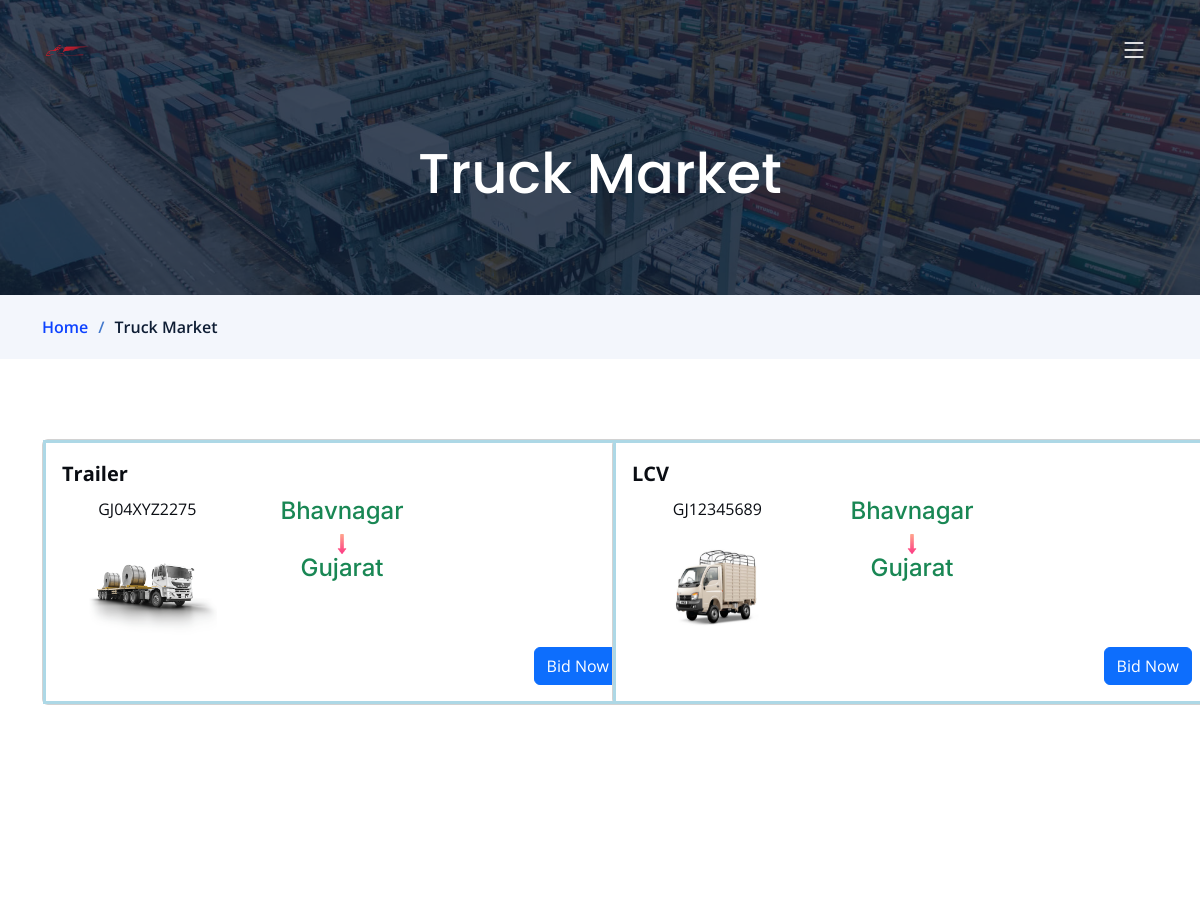
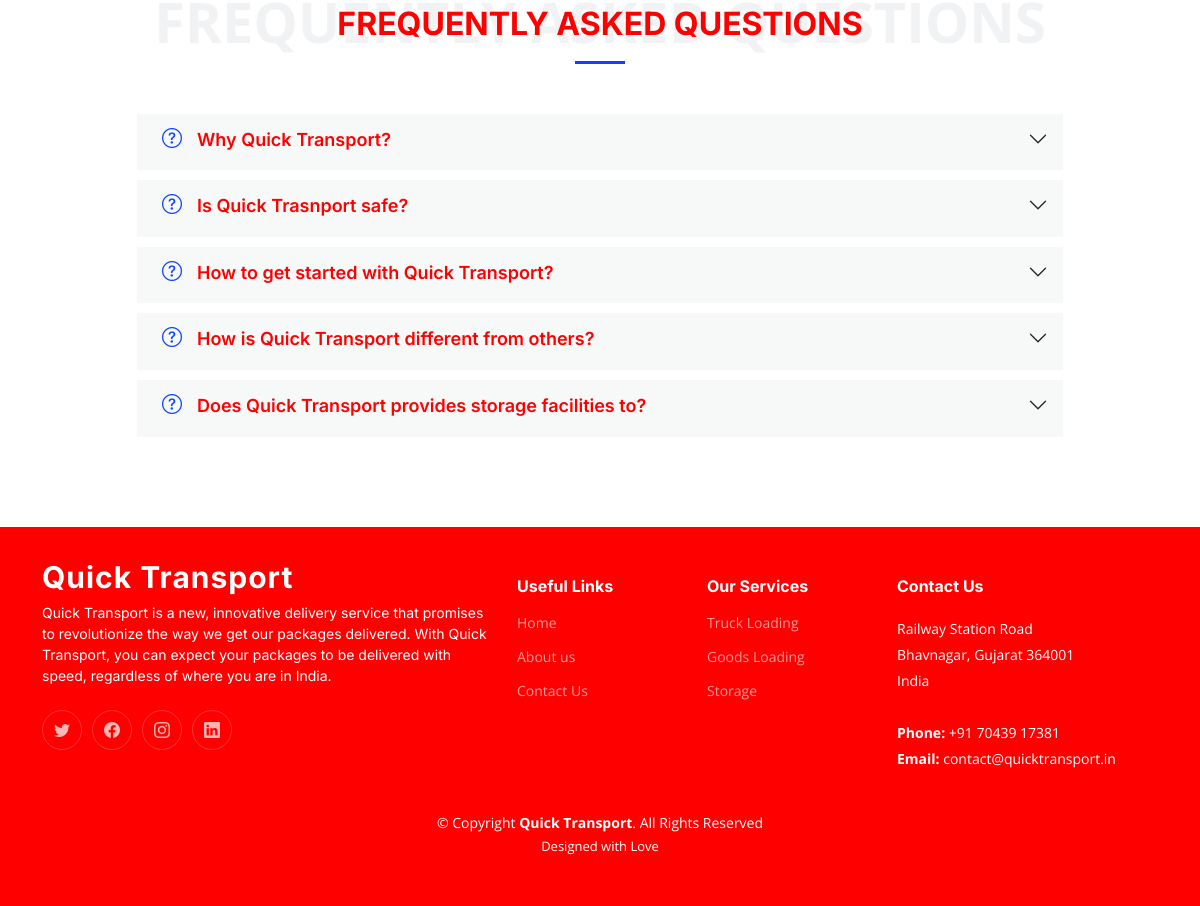
Screenshot of /truckloading.php with the database file from the repository (2 pictures, top to bottom).
### tables this page shows
CREATE TABLE `truck` (
  `id` int(5) NOT NULL,
  `vno` varchar(20) NOT NULL,
  `vloca` varchar(350) NOT NULL,
  `vroute` varchar(1000) NOT NULL,
  `truck` varchar(25) NOT NULL,
  `tbody` varchar(20) NOT NULL,
  `ttyre` varchar(3) NOT NULL,
  `cbody` varchar(25) NOT NULL,
  `ctonne24` varchar(5) DEFAULT NULL,
  `ctonne32` varchar(5) DEFAULT NULL,
  `ctonne32m` varchar(5) DEFAULT NULL,
  `trbody` varchar(25) NOT NULL,
  `htyres` varchar(5) NOT NULL,
  `htonne10` varchar(5) NOT NULL,
  `htonne12` varchar(5) NOT NULL,
  `htonne14` varchar(5) NOT NULL,
  `lcap` varchar(5) NOT NULL,
  `tanbody` varchar(25) NOT NULL,
  `tancap` varchar(10) NOT NULL,
  `postdate` date DEFAULT NULL,
  `username` varchar(50) NOT NULL,
  `lockstatus` varchar(10) NOT NULL,
  `hire` varchar(8) NOT NULL
);

### truckloading.php (the view, shortened to what this page needs)
<?php
	include("header.php");
	$table=mysqli_query($conn,"select * from truck where lockstatus='Approve' and hire='Unhired'");
  @$temp=mysqli_query($conn,"select bname from register where email='".$_SESSION['user']."'");
  $r=mysqli_fetch_array($temp);
  @$bsname=$r[0];
?>
<!DOCTYPE html>
<html lang="en">
<head>
  <link href="assets/vendor/bootstrap/css/bootstrap.min.css" rel="stylesheet">
  <link href="assets/vendor/bootstrap-icons/bootstrap-icons.css" rel="stylesheet">
  <link href="assets/vendor/fontawesome-free/css/all.min.css" rel="stylesheet">
  <link href="assets/vendor/glightbox/css/glightbox.min.css" rel="stylesheet">
  <link href="assets/vendor/swiper/swiper-bundle.min.css" rel="stylesheet">
  <link href="assets/vendor/aos/aos.css" rel="stylesheet">
  <link href="assets/css/main.css" rel="stylesheet">
</head>
<body>
  <main id="main">
    <div class="breadcrumbs">
      <div class="page-header d-flex align-items-center" style="background-image: url('assets/img/page-header.jpg');">
        <div class="container position-relative">
          <div class="row d-flex justify-content-center">
            <div class="col-lg-6 text-center">
              <h2>Truck Market</h2>
            </div>
          </div>
        </div>
      </div>
      <nav>
        <div class="container">
          <ol>
            <li><a href="index.html">Home</a></li>
            <li>Truck Market</li>
          </ol>
        </div>
      </nav>
    </div>
    <section class="sample-page">
      <div class="container">
        <?php
            $i=0;
            echo "<div class='row'>";
            while($row=mysqli_fetch_array($table))
            {
                if($row['truck']=="Truck")
                  $imgpath = "login/users/img/truck.jpg";
                else if($row['truck']=="Container")
                  $imgpath = "login/users/img/container.jpg";
                else if($row['truck']=="Trailer")
                  $imgpath = "login/users/img/trailer.png";
                else if($row['truck']=="Hyva")
                  $imgpath = "login/users/img/hyva.jpg";
                else if($row['truck']=="LCV")
                  $imgpath = "login/users/img/lcv.jpg";
                else if($row['truck']=="Tanker")
                  $imgpath = "login/users/img/tanker.jpg";
                echo "<div class='col-6'>";
                echo "<div class='card text-end' style='width: 600px;'>";
                echo "<div class='card-body' style='border:3px solid lightblue'>";
                echo "<p class='card-title' align='left' style='font-size:20px;'><b> $row[truck]</b></p>";
                @$fstate=strtok($row['vroute']," ");
                echo "<div class='row'>
                        <div class='col-4 text-center'> <p class='card-text'>$row[vno]</p> <img class='img=fluid' height='100px' width='140px' style='margin-bottom:10px;' src='$imgpath'>
                        </div>
                        <div class='col-4 text-center'>
                          <h4 class='card-text text-success'>$row[vloca]</h4>
                          <img src='assets/img/arrow.png' class='img-fluid' height='20px' width='20px'>
                          <h4 class='card-text text-success'>$fstate</h4>
                        </div>
                       <div class='col-4 text-center'>
                       </div>
                      </div>
                        <h5 class='card-text' style='float:left;'>$bsname</h5>";
                        if(!empty($_SESSION['user'])){
                          echo"<a href='truckbid.php?id=$row[0]' class='btn btn-primary'>Bid Now</a>";}
                        else{
                          echo"<a href='register.html' class='btn btn-primary'>Bid Now</a>";}
                echo "</div>";
                echo "</div>";
                echo "</div>";
                $i++;
                if($i%2==0)
                {
                  echo "</div>";
                }
            }
        ?>
      </div>
    </section>
  </main>
</body>
</html>

### assets/css/main.css (style rules this page uses)
:root { --font-default: "Open Sans", system-ui, -apple-system, "Segoe UI", Roboto, "Helvetica Neue", Arial, "Noto Sans", "Liberation Sans", sans-serif, "Apple Color Emoji", "Segoe UI Emoji", "Segoe UI Symbol", "Noto Color Emoji"; --font-primary: "Inter", sans-serif; --font-secondary: "Poppins", sans-serif; }
:root { --color-default: #0a0d13; --color-primary: #0d42ff; --color-secondary: #0e1d34; }
:root { scroll-behavior: smooth; }
body { font-family: var(--font-default); color: var(--color-default); }
a { color: var(--color-primary); text-decoration: none; }
h1, h2, h3, h4, h5, h6 { font-family: var(--font-primary); }
section { padding: 80px 0; overflow: hidden; }
.section-header { text-align: center; padding: 30px 0; position: relative; }
.section-header h2 { font-size: 32px; font-weight: 700; text-transform: uppercase; margin-bottom: 20px; padding-bottom: 0; color: #001973; position: relative; z-index: 2; margin-bottom: 20px; padding-bottom: 20px; position: relative; }
.section-header h2:after { content: ""; position: absolute; display: block; width: 50px; height: 3px; background: var(--color-primary); left: 0; right: 0; bottom: 0; margin: auto; }
.breadcrumbs .page-header { padding: 140px 0 80px 0; position: relative; background-size: cover; background-position: center; background-repeat: no-repeat; }
.breadcrumbs .page-header:before { content: ""; background-color: rgba(14, 29, 52, 0.8); position: absolute; inset: 0; }
.breadcrumbs .page-header h2 { font-size: 56px; font-weight: 500; color: #fff; font-family: var(--font-secondary); }
.breadcrumbs nav { background-color: #f3f6fc; padding: 20px 0; }
.breadcrumbs nav ol { display: flex; flex-wrap: wrap; list-style: none; margin: 0; padding: 0; font-size: 16px; font-weight: 600; color: var(--color-secondary); }
.breadcrumbs nav ol a { color: var(--color-primary); transition: 0.3s; }
.breadcrumbs nav ol li+li { padding-left: 10px; }
.breadcrumbs nav ol li+li::before { display: inline-block; padding-right: 10px; color: #4278cc; content: "/"; }
.faq { padding-top: 80px; }
.faq .accordion-item { border: 0; margin-bottom: 10px; }
.faq .accordion-button { padding: 15px 30px 20px 60px; font-weight: 600; border: 0; font-size: 18px; color: var(--color-default); text-align: left; background: rgba(14, 29, 52, 0.03); border-radius: 5px; }
.faq .question-icon { position: absolute; top: 14px; left: 25px; font-size: 20px; color: var(--color-primary); }
.faq .accordion-button:after { position: absolute; right: 15px; top: 15px; }
.footer { font-size: 14px; background-color: red; padding: 50px 0; color: white; }
.footer .footer-info .logo { line-height: 0; margin-bottom: 25px; }
.footer .footer-info .logo span { font-size: 30px; font-weight: 700; letter-spacing: 1px; color: #fff; font-family: var(--font-primary); }
.footer .footer-info p { font-size: 14px; font-family: var(--font-primary); }
.footer .social-links a { display: flex; align-items: center; justify-content: center; width: 40px; height: 40px; border-radius: 50%; border: 1px solid rgba(255, 255, 255, 0.2); font-size: 16px; color: rgba(255, 255, 255, 0.7); margin-right: 10px; transition: 0.3s; }
.footer h4 { font-size: 16px; font-weight: bold; position: relative; padding-bottom: 12px; }
.footer .footer-links { margin-bottom: 30px; }
.footer .footer-links ul { list-style: none; padding: 0; margin: 0; }
.footer .footer-links ul li { padding: 10px 0; display: flex; align-items: center; }
.footer .footer-links ul li:first-child { padding-top: 0; }
.footer .footer-links ul a { color: rgba(255, 255, 255, 0.6); transition: 0.3s; display: inline-block; line-height: 1; }
.footer .footer-contact p { line-height: 26px; }
.footer .copyright { text-align: center; }
.footer .credits { padding-top: 4px; text-align: center; font-size: 13px; }
.footer .credits a { color: #fff; }

### rows the page displays
truck: truck "Trailer", vno "GJ04XYZ2275", shows a picture, vloca "Bhavnagar", vroute "Gujarat"
truck: truck "LCV", vno "GJ12345689", shows a picture, vloca "Bhavnagar", vroute "Gujarat"
